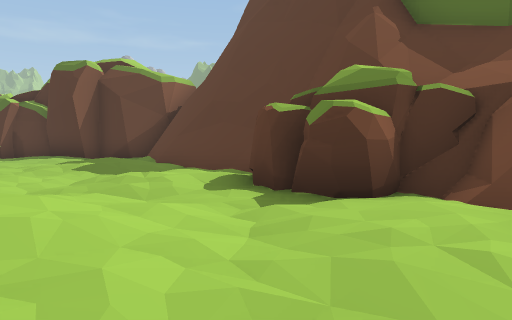
view 1 (above)

18 first-person views from a walk through a Unity game level. The camera is 1.4 m above the floor, tilts 4° down and sees 70° across. The floor is counted in squares, 2 m on a side. Each view is taken from the middle of a square. On the plan, view 1 faces up. The plan holds only what a view shows up to about 11 squares ahead; the rest is blank. The place goes on beyond the plan. Some animated figures are not drawn. Some surface patterns are stand-ins.

view 2
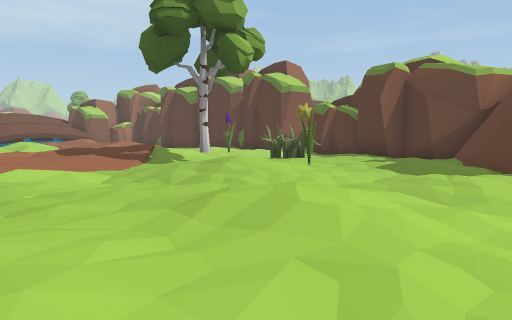

view 3
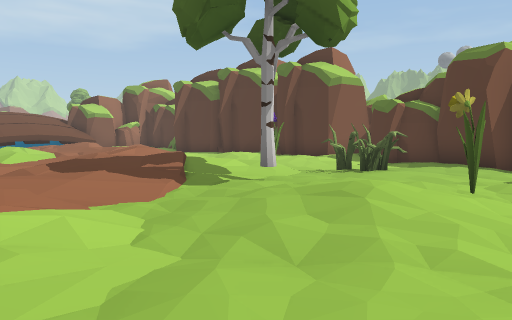

view 4
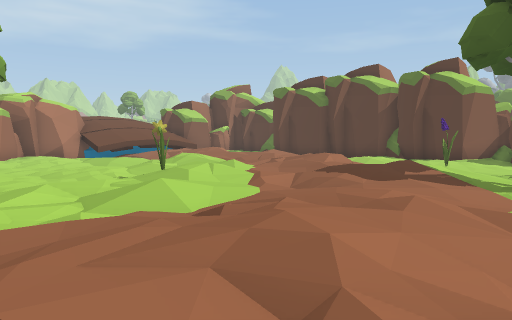

view 5
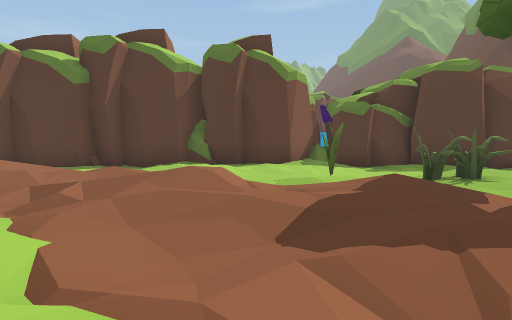

view 6
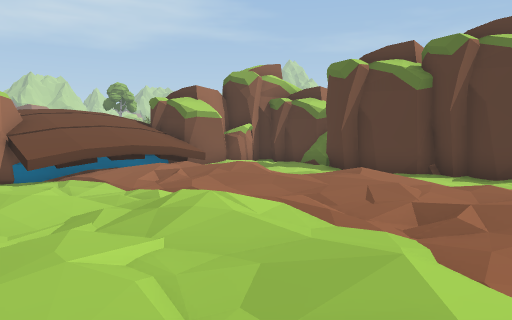

view 7
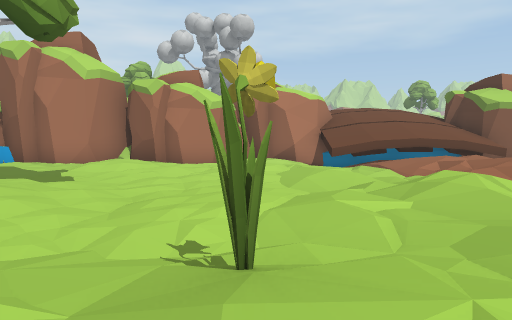

view 8
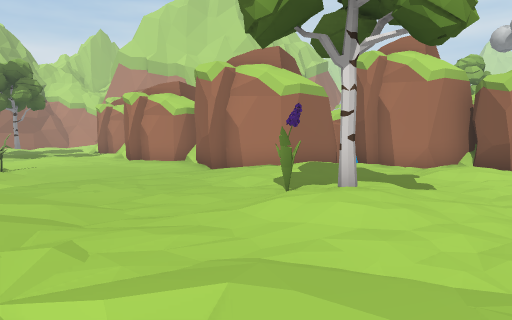

view 9
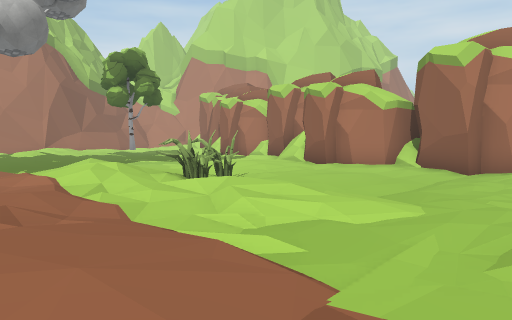

view 10
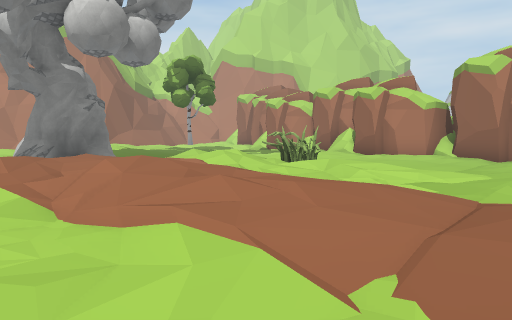

view 11
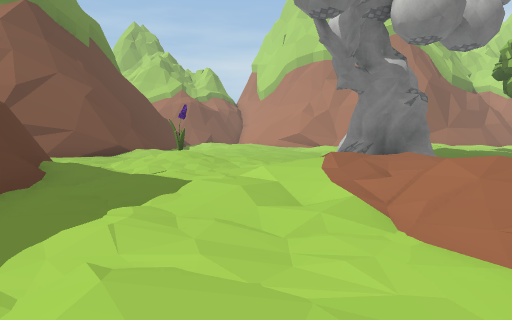

view 12
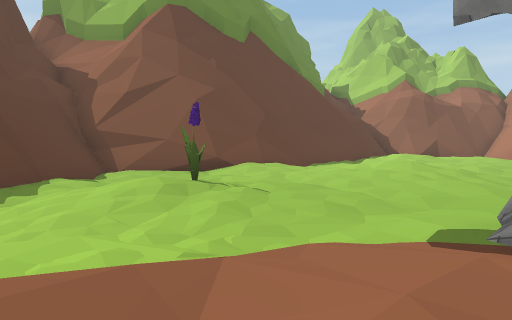

view 13
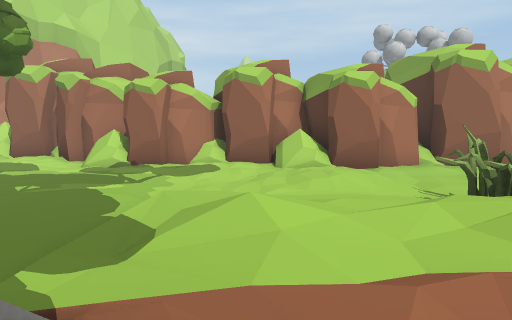

view 14
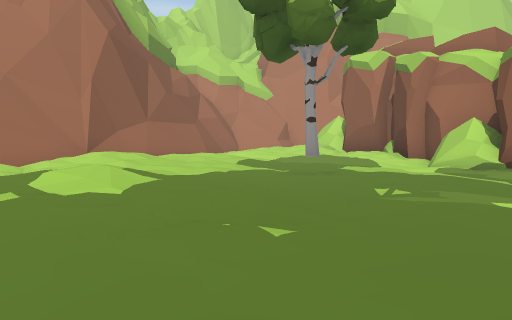

view 15
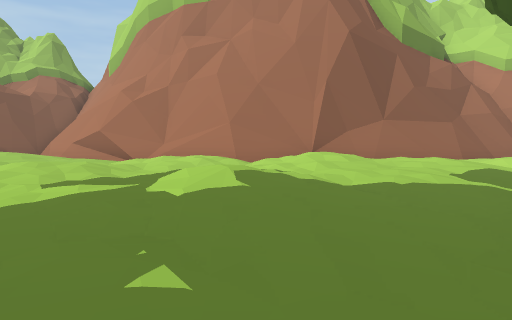

view 16
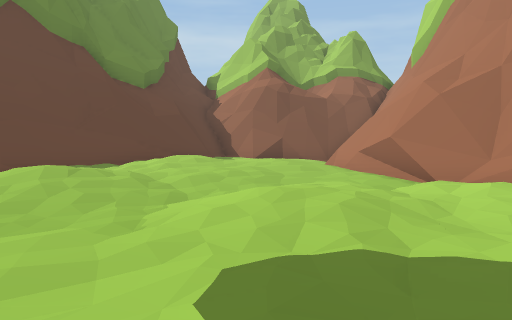

view 17
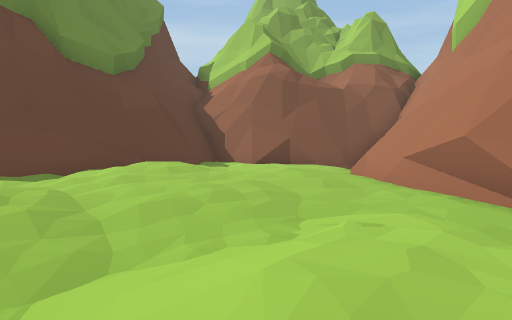

view 18
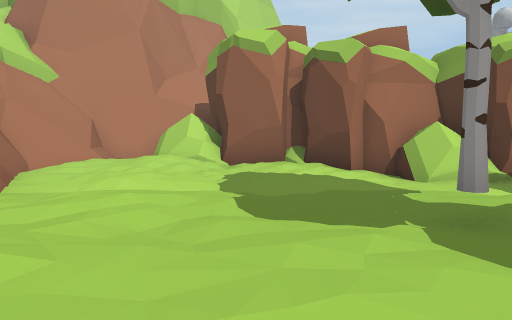

### Floor plan
Key: @ floor where view 1 was taken; # wall or solid block; . main floor; : floor 0.25 m higher than the main floor; - floor 0.25 m lower than the main floor; + floor 0.5 m higher than the main floor; _ floor 0.5 m lower than the main floor; * floor 0.75 m higher than the main floor; / step, stairs or slope; = window, fence, low wall or low ledge; ^ raised ledge; T tree; O other object.
Columns run from 24 left of view 1 to 3 right of it. Each row starts with its distance up from view 1.
 12         #######:###
 11       #####.:...-.####
 10      :.....::.:......##
  9      .:::...:...-.....##
  8   ^   .:++:  .OO.O...:.##
  7   ^   /:+*+/ .::....:::##
  6   ^+*****+*+*/+/:.::O.::#
  5 ##^++::+:+:+*++/:T:::.::OOO
  4 ###..... /::++*+:.:++....O##
  3 #_--//.:/*:*::+++..:::::.:#
  2   .:::+:.++:*+.++:..::+:.:
  1     :::.:::O*::+*+..::::..
  0   #.:::.:::::+//++.  ::.@
 -1   #:::.....:+/::*/:
 -2   #:++:::+:::::+*:
 -3  ##::::::T:::/ :+++
 -4   ##::::.O:::
 -5    #:+*+.:..:
 -6    #  +:....//. +: :
 -7     ##:........::...
 -8      ##.....:..+++...
 -9      ##.....:..++*....
-10      ##.....+../**..::
-11       #:....:::+*/:::.#
-12       ##...OO+::*++:::##
-13      ###::..:*+++* ::.:#
-14      ##.:::.:+:/*+::.:.##
-15      ##.....//::++:::+::##
-16      #:..- ....##:.::+:..#
-17      #......... #/.::O.-.#
-18      #.......:. #...:.../#
-19     ##......:::  .......##
-20     ##......+::...:::::/#
-21    ##....T.:++:...::::.##
-22    #:::...:.++:::.:++:.##
-23   ##:::..::.::.:+..:::.#
-24  ##/..:.::::...::..:.:.#
-25   #+:::.::++.::....::+:#
-26  #:::.:.:::://:....::++#
-27  #::..##########...::::#
-28  #######      #####::..#
-29                  ##=...#
-30                   ##./##
-31                    ####

Where each view was taken, in squares from view 1:
view 1: 0 up, 0 right, facing up
view 2: 0 up, 0 right, facing up-left
view 3: 1 up, 3 left, facing up-left
view 4: 3 down, 6 left, facing up-left
view 5: 1 up, 11 left, facing up
view 6: 1 up, 12 left, facing up-left
view 7: 1 up, 11 left, facing left
view 8: 0 up, 11 left, facing down-left
view 9: 6 down, 8 left, facing down-left
view 10: 6 down, 5 left, facing down-left
view 11: 7 down, 5 left, facing down
view 12: 13 down, 8 left, facing down-right
view 13: 15 down, 8 left, facing left
view 14: 17 down, 10 left, facing down-left
view 15: 17 down, 12 left, facing down
view 16: 20 down, 11 left, facing down-right
view 17: 22 down, 9 left, facing down-right
view 18: 23 down, 12 left, facing left
